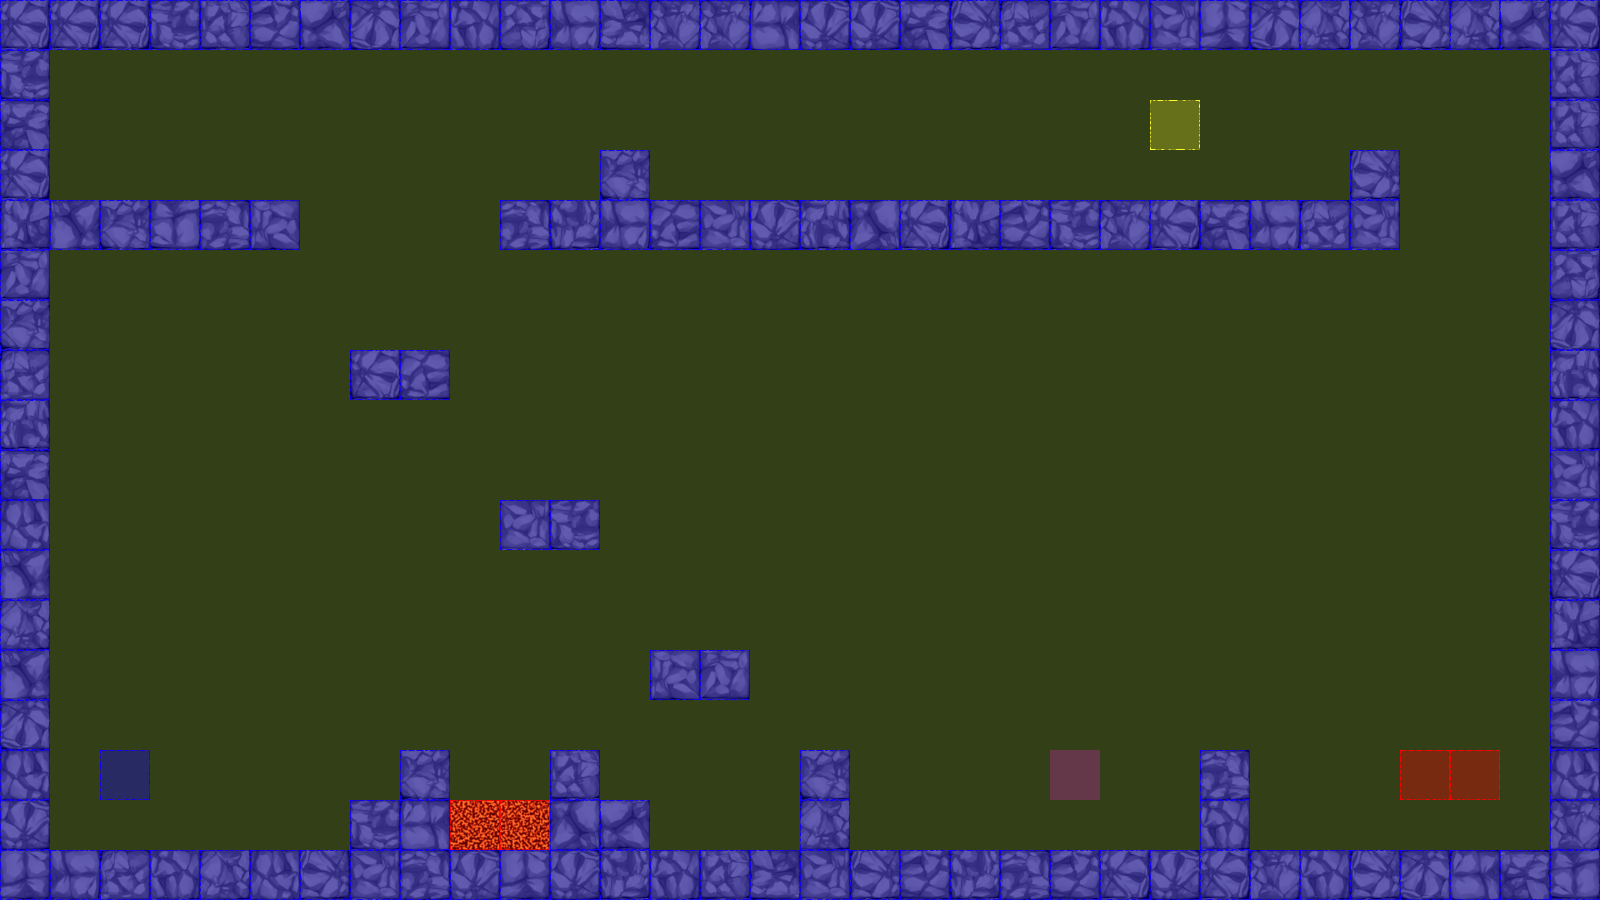

The image is a tile-based game level rendered from a .tmx file. Its description and source (layers, tilesets, objects; grid data summarised) follow:
An orthogonal 32x18 tile map with 50x50 px tiles, 3 tile layers (terrain, collision, event), 2 tilesets.

<map version="1.0" orientation="orthogonal" renderorder="left-up" width="32" height="18" tilewidth="50" tileheight="50" nextobjectid="3">
 <tileset firstgid="1" name="dungeonTile" tilewidth="50" tileheight="50" tilecount="64" columns="8">
  <image source="tiles/dungeonTile.png" width="400" height="400" />
 </tileset>
 <tileset firstgid="65" name="collisionTile" tilewidth="50" tileheight="50" tilecount="12" columns="3">
  <image source="tiles/collisionTile.png" width="150" height="200" />
 </tileset>
 <layer name="terrain" width="32" height="18">
  <data>[576 cells, 139 non-empty, 37 distinct tile ids]</data>
 </layer>
 <layer name="collision" width="32" height="18">
  <data>[576 cells, 576 non-empty, 3 distinct tile ids]</data>
 </layer>
 <layer name="event" width="32" height="18">
  <data>[576 cells, 5 non-empty, 4 distinct tile ids]</data>
 </layer>
</map>
